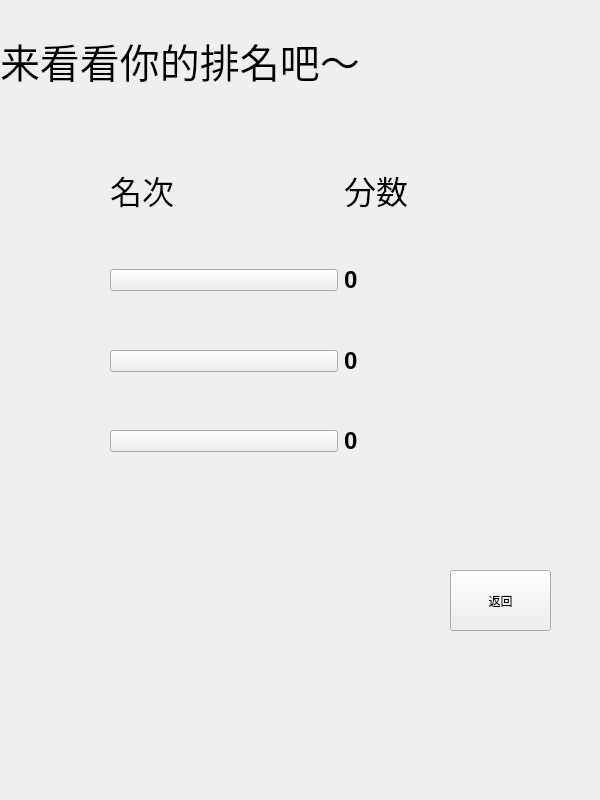
<?xml version="1.0" encoding="UTF-8"?>
<ui version="4.0">
 <class>rank</class>
 <widget class="QWidget" name="rank">
  <property name="geometry">
   <rect>
    <x>0</x>
    <y>0</y>
    <width>600</width>
    <height>800</height>
   </rect>
  </property>
  <property name="windowTitle">
   <string>Form</string>
  </property>
  <property name="inputMethodHints">
   <set>Qt::ImhNoAutoUppercase</set>
  </property>
  <widget class="QPushButton" name="return_main">
   <property name="geometry">
    <rect>
     <x>450</x>
     <y>570</y>
     <width>101</width>
     <height>61</height>
    </rect>
   </property>
   <property name="styleSheet">
    <string notr="true">font: 24pt &quot;Hannotate SC&quot;;</string>
   </property>
   <property name="text">
    <string>返回</string>
   </property>
  </widget>
  <widget class="QWidget" name="widget" native="true">
   <property name="geometry">
    <rect>
     <x>110</x>
     <y>120</y>
     <width>461</width>
     <height>381</height>
    </rect>
   </property>
   <layout class="QGridLayout" name="gridLayout">
    <item row="4" column="0">
     <spacer name="verticalSpacer_3">
      <property name="orientation">
       <enum>Qt::Vertical</enum>
      </property>
      <property name="sizeHint" stdset="0">
       <size>
        <width>20</width>
        <height>40</height>
       </size>
      </property>
     </spacer>
    </item>
    <item row="7" column="1">
     <widget class="QLabel" name="third">
      <property name="font">
       <font>
        <pointsize>18</pointsize>
        <weight>75</weight>
        <bold>true</bold>
       </font>
      </property>
      <property name="text">
       <string>0</string>
      </property>
     </widget>
    </item>
    <item row="7" column="0">
     <widget class="QPushButton" name="pushButton_3">
      <property name="text">
       <string/>
      </property>
      <property name="icon">
       <iconset resource="resource.qrc">
        <normaloff>:/image/second_runnerup.png</normaloff>:/image/second_runnerup.png</iconset>
      </property>
      <property name="iconSize">
       <size>
        <width>40</width>
        <height>40</height>
       </size>
      </property>
     </widget>
    </item>
    <item row="3" column="1">
     <widget class="QLabel" name="first">
      <property name="font">
       <font>
        <pointsize>18</pointsize>
        <weight>75</weight>
        <bold>true</bold>
       </font>
      </property>
      <property name="text">
       <string>0</string>
      </property>
     </widget>
    </item>
    <item row="1" column="0">
     <widget class="QLabel" name="label">
      <property name="font">
       <font>
        <family>Kaiti SC</family>
        <pointsize>24</pointsize>
        <weight>50</weight>
        <italic>false</italic>
        <bold>false</bold>
       </font>
      </property>
      <property name="styleSheet">
       <string notr="true">font: 24pt &quot;Kaiti SC&quot;;</string>
      </property>
      <property name="text">
       <string>名次</string>
      </property>
     </widget>
    </item>
    <item row="5" column="0">
     <widget class="QPushButton" name="pushButton_2">
      <property name="text">
       <string/>
      </property>
      <property name="icon">
       <iconset resource="resource.qrc">
        <normaloff>:/image/runnerup.png</normaloff>:/image/runnerup.png</iconset>
      </property>
      <property name="iconSize">
       <size>
        <width>40</width>
        <height>40</height>
       </size>
      </property>
     </widget>
    </item>
    <item row="0" column="0">
     <spacer name="verticalSpacer">
      <property name="orientation">
       <enum>Qt::Vertical</enum>
      </property>
      <property name="sizeHint" stdset="0">
       <size>
        <width>20</width>
        <height>40</height>
       </size>
      </property>
     </spacer>
    </item>
    <item row="2" column="0">
     <spacer name="verticalSpacer_2">
      <property name="orientation">
       <enum>Qt::Vertical</enum>
      </property>
      <property name="sizeHint" stdset="0">
       <size>
        <width>20</width>
        <height>40</height>
       </size>
      </property>
     </spacer>
    </item>
    <item row="5" column="1">
     <widget class="QLabel" name="second">
      <property name="font">
       <font>
        <pointsize>18</pointsize>
        <weight>75</weight>
        <bold>true</bold>
       </font>
      </property>
      <property name="text">
       <string>0</string>
      </property>
     </widget>
    </item>
    <item row="3" column="0">
     <widget class="QPushButton" name="pushButton">
      <property name="text">
       <string/>
      </property>
      <property name="icon">
       <iconset resource="resource.qrc">
        <normaloff>:/image/champion.png</normaloff>:/image/champion.png</iconset>
      </property>
      <property name="iconSize">
       <size>
        <width>40</width>
        <height>40</height>
       </size>
      </property>
     </widget>
    </item>
    <item row="1" column="1">
     <widget class="QLabel" name="label_2">
      <property name="font">
       <font>
        <family>Kaiti SC</family>
        <pointsize>24</pointsize>
        <weight>50</weight>
        <italic>false</italic>
        <bold>false</bold>
       </font>
      </property>
      <property name="styleSheet">
       <string notr="true">font: 24pt &quot;Kaiti SC&quot;;</string>
      </property>
      <property name="text">
       <string>分数</string>
      </property>
     </widget>
    </item>
    <item row="6" column="0">
     <spacer name="verticalSpacer_4">
      <property name="orientation">
       <enum>Qt::Vertical</enum>
      </property>
      <property name="sizeHint" stdset="0">
       <size>
        <width>20</width>
        <height>40</height>
       </size>
      </property>
     </spacer>
    </item>
    <item row="8" column="0">
     <spacer name="verticalSpacer_5">
      <property name="orientation">
       <enum>Qt::Vertical</enum>
      </property>
      <property name="sizeHint" stdset="0">
       <size>
        <width>20</width>
        <height>40</height>
       </size>
      </property>
     </spacer>
    </item>
   </layout>
  </widget>
  <widget class="QLabel" name="label_3">
   <property name="geometry">
    <rect>
     <x>0</x>
     <y>0</y>
     <width>571</width>
     <height>121</height>
    </rect>
   </property>
   <property name="font">
    <font>
     <family>HanziPen SC</family>
     <pointsize>30</pointsize>
     <weight>50</weight>
     <italic>false</italic>
     <bold>false</bold>
    </font>
   </property>
   <property name="styleSheet">
    <string notr="true">font: 30pt &quot;HanziPen SC&quot;;</string>
   </property>
   <property name="text">
    <string>来看看你的排名吧～</string>
   </property>
  </widget>
 </widget>
 <resources>
  <include location="resource.qrc"/>
 </resources>
 <connections/>
</ui>
